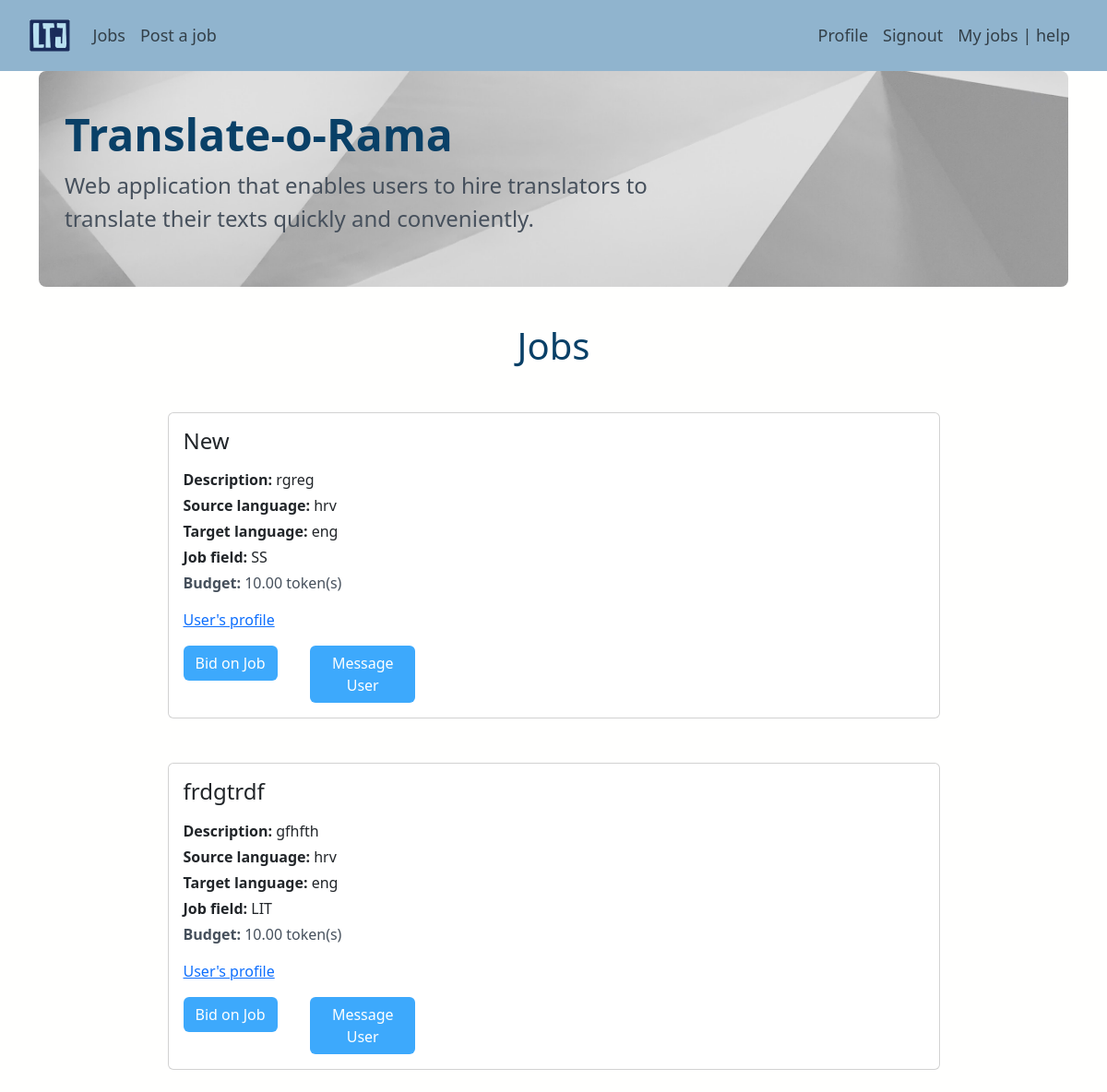
Before: /jobs (signed in) with the older database file.
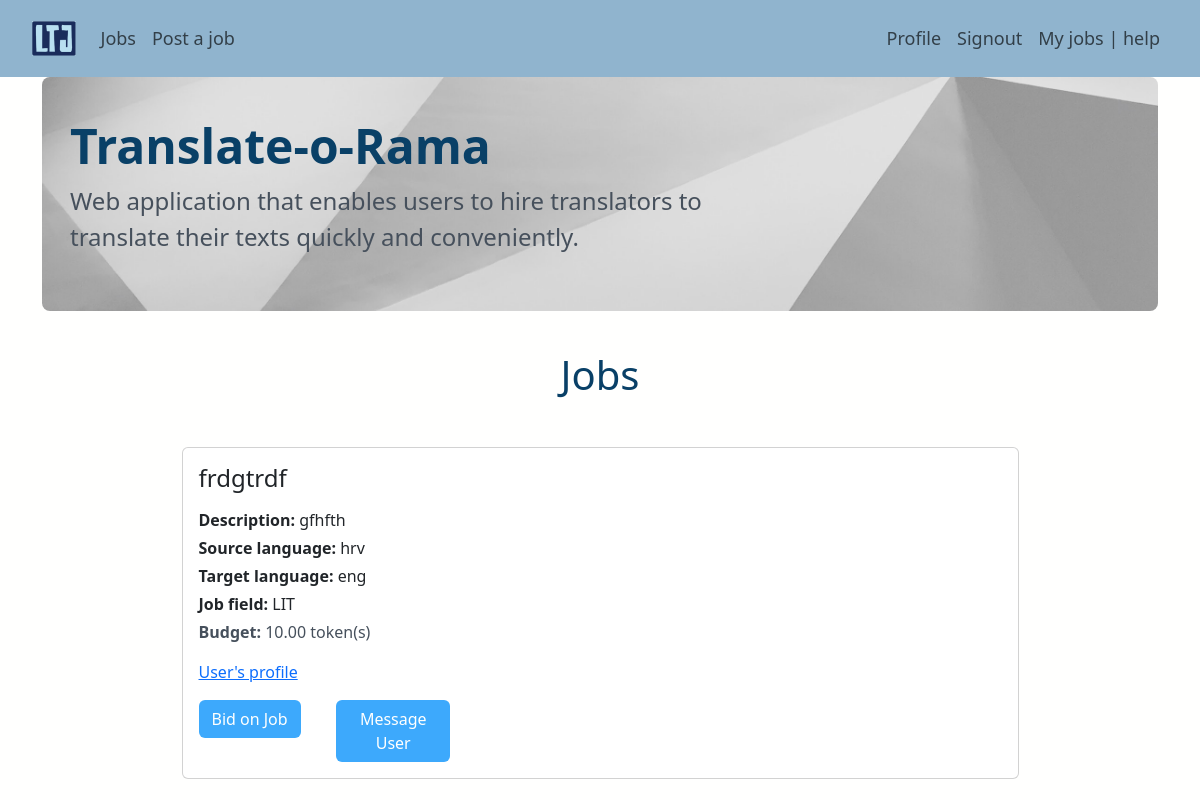
After: the same page with the newer database file.
### app/models.py (models this page shows, shortened)
class Job(models.Model):
    user = models.ForeignKey(User, on_delete=models.CASCADE, related_name="user")
    title = models.TextField(blank=False, unique=True)
    description = models.TextField(blank=False)
    source_language = models.TextField(blank=False)
    target_language = models.TextField(blank=False)
    job_field = models.CharField(
        max_length=4,
        choices=JobField.JOB_CHOICES,
        default=JobField.LITERATURE,
    )
    budget = models.DecimalField(max_digits=10, decimal_places=2, default=0.0)
    text = models.TextField(blank=False)
    is_assigned = models.BooleanField(default=False)
    is_completed = models.BooleanField(default=False)
    translator = models.ForeignKey(
        User,
        on_delete=models.SET_NULL,
        blank=True,
        null=True,
        related_name="set_as_translator_of_job",
    )
    translation = models.TextField(blank=True)

### app/views.py (the view)
# urls.py: path("jobs", views.jobs, name="jobs"),
def jobs(request):
    user = request.user
    jobs = Job.objects.all().filter(~Q(user=user), Q(is_assigned=False))
    context = {
        "user": user,
        "jobs": jobs,
    }
    return render(request, "app/jobs.html", context)

### app/templates/app/jobs.html
{% extends 'app/base.html' %}
{% block content %}
    <h1 class="text-center mb-5 mt-3">Jobs</h1>
    <div class="mb-4">
        {% for job in jobs %}
          {% include 'includes/unassigned_jobs.html' with job=job %}
        {% empty %}
          <div class="row">
            No jobs posted.
          </div>
        {% endfor %}
      </div>
{% endblock content %}

### app/templates/includes/unassigned_jobs.html (shortened to what this page needs)
  <div class="card mt-5 w-75 mx-auto">
    <div class="card-body ">
        <h4 class="card-title">{{ job.title }}</h4>
        <div class="card-subtitle mt-3"><b>Description:</b> {{ job.description }}</div>
        <div class="card-text mt-1"><b>Source language:</b>  {{ job.source_language }}</div>
        <div class="card-text mt-1"><b>Target language:</b>  {{ job.target_language }}</div>
        <div class="card-text mt-1"><b>Job field:</b>  {{ job.job_field }}</div>
        <p class="card-text mt-1"><b>Budget:</b>  {{ job.budget }} token(s)</p>
        <p class="card-text mt-1"><a href="{% url 'app:profile' job.user.id %}">User's profile</a></p>
        <div class="row">
            <form action="{% url 'app:jobs_bid' job.id %}" method="POST" class="col-2">
                <button type="submit" class="btn custom-btn">Bid on Job</button>
            </form>
            <form action="{% url 'app:message_user' job.id %}" method="POST" class="col-2">
                <button type="submit" class="btn custom-btn">Message User</a>
            </form>
        </div>
    </div>
  </div>

Changed rows visible on the page:
no longer on this page (row edited): Job: title "New", description "rgreg", source_language "hrv", target_language "eng", job_field "SS", budget "10.00"
